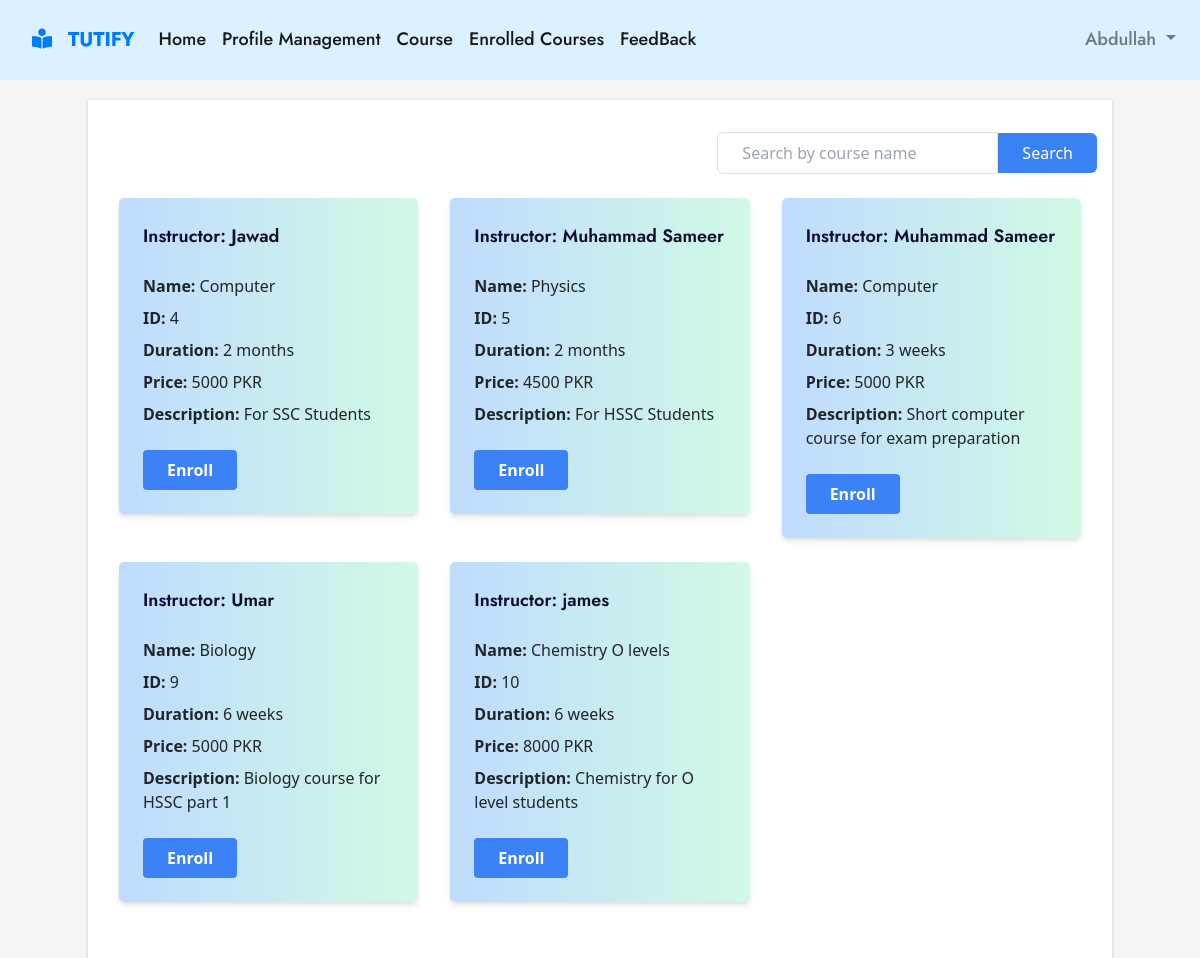
The app's page /student/course_en.php (signed in) with its own data.
### tables this page shows
CREATE TABLE `course` (
  `course_name` varchar(255) NOT NULL,
  `course_id` int(255) NOT NULL,
  `course_intsructor` varchar(255) NOT NULL,
  `course_duration` varchar(255) NOT NULL,
  `course_price` int(255) NOT NULL,
  `course_description` varchar(255) NOT NULL,
  `instructor_id` int(255) NOT NULL,
  `course_image` varchar(255) NOT NULL
);

### student/course_en.php (the view, shortened to what this page needs)
<?php
include('../dbcon.php');
if (isset($_GET['search']) && !empty($_GET['search'])) {
    $search = $_GET['search'];
    $query = "SELECT course_id, course_name, course_description, course_duration, course_price, course_intsructor, instructor_id FROM course WHERE course_name LIKE '%$search%'";
} else {
    $query = "SELECT course_id, course_name, course_description, course_duration, course_price, course_intsructor, instructor_id FROM course";
}
$query_run = mysqli_query($con, $query);
$course_count = mysqli_num_rows($query_run);
?>
<!DOCTYPE html>
<html>
<?php
include('./header.php');
?>
<head>
  <link href="https://cdn.jsdelivr.net/npm/tailwindcss@2.2.17/dist/tailwind.min.css" rel="stylesheet">
</head>
<body class="bg-gray-100">
<div class="container mx-auto py-8">
    <div class="flex justify-end mb-4">
      <form method="get" class="flex items-center">
        <input type="text" name="search" placeholder="Search by course name" class="px-4 py-2 rounded-l-md border border-gray-300 focus:ring focus:ring-blue-300">
        <button type="submit" class="bg-blue-500 text-white px-4 py-2 rounded-r-md">Search</button>
      </form>
    </div>
    <div class="flex flex-wrap">
      <?php
      if ($course_count > 0) {
        while ($row = mysqli_fetch_array($query_run)) {
          ?>
          <div class="w-full md:w-1/2 lg:w-1/3 px-3 mb-4">
            <div class=" bg-gradient-to-l from-green-100 to-blue-200 shadow-md rounded-lg p-6">
              <h4 class="text-lg font-bold mb-4">Instructor: <?php echo $row['course_intsructor'] ?></h4>
              <p class="mb-2"><b>Name:</b> <?php echo $row['course_name'] ?></p>
              <p class="mb-2"><b>ID:</b> <?php echo $row['course_id'] ?></p>
              <p class="mb-2"><b>Duration:</b> <?php echo $row['course_duration'] ?></p>
              <p class="mb-2"><b>Price:</b> <?php echo $row['course_price'] ?> PKR</p>
              <p class="mb-4"><b>Description:</b> <?php echo $row['course_description'] ?></p>
              <form method="post">
                <button type="submit" name="submit" class="bg-blue-500 hover:bg-blue-700 text-white font-bold py-2 px-4 rounded">Enroll</button>
              </form>
            </div>
          </div>
      <?php
        }
      } else {
        echo "<p>No courses found.</p>";
      }
      ?>
    </div>
  </div>
</body>
</html>

### css/t_dash_style.css (style rules this page uses)
body { background-color: #f4f4f4; font-family: Arial, sans-serif; font-size: 16px; }
.container { background-color: #fff; padding: 20px; margin-top: 20px; align-items: center; box-shadow: 0px 1px 3px rgba(0, 0, 0, 0.2); animation: fadeIn 0.5s ease-in-out; }

### css/nav_style.css (style rules this page uses)
body { background-color: #ffffff; font-family: Arial, sans-serif; }

### records on screen
course: course_intsructor "Jawad", course_name "Computer", course_id "4", course_duration "2 months", course_price "5000", course_description "For SSC Students"
course: course_intsructor "Muhammad Sameer", course_name "Physics", course_id "5", course_duration "2 months", course_price "4500", course_description "For HSSC Students"
course: course_intsructor "Muhammad Sameer", course_name "Computer", course_id "6", course_duration "3 weeks", course_price "5000", course_description "Short computer course for exam preparation"
course: course_intsructor "Umar", course_name "Biology", course_id "9", course_duration "6 weeks", course_price "5000", course_description "Biology course for HSSC part 1"
course: course_intsructor "james", course_name "Chemistry O levels", course_id "10", course_duration "6 weeks", course_price "8000", course_description "Chemistry for O level students"

### other values on screen
$_SESSION["user_name"] "Abdullah"
